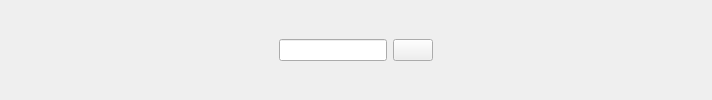
        <widget class="QWidget" name="header_widget" native="true">
         <layout class="QHBoxLayout" name="horizontalLayout_4">
          <item>
           <widget class="QPushButton" name="pushButton_17">
            <property name="styleSheet">
             <string notr="true">border:none;</string>
            </property>
            <property name="text">
             <string/>
            </property>
            <property name="icon">
             <iconset>
              <normaloff>Icon/menu_24dp_000000_FILL0_wght400_GRAD0_opsz24 (1).png</normaloff>Icon/menu_24dp_000000_FILL0_wght400_GRAD0_opsz24 (1).png</iconset>
            </property>
            <property name="iconSize">
             <size>
              <width>35</width>
              <height>35</height>
             </size>
            </property>
            <property name="checkable">
             <bool>true</bool>
            </property>
           </widget>
          </item>
          <item>
           <spacer name="horizontalSpacer">
            <property name="orientation">
             <enum>Qt::Horizontal</enum>
            </property>
            <property name="sizeHint" stdset="0">
             <size>
              <width>230</width>
              <height>28</height>
             </size>
            </property>
           </spacer>
          </item>
          <item>
           <layout class="QHBoxLayout" name="horizontalLayout">
            <item>
             <widget class="QLineEdit" name="lineEdit"/>
            </item>
            <item>
             <widget class="QPushButton" name="pushButton_18">
              <property name="text">
               <string/>
              </property>
              <property name="icon">
               <iconset>
                <normaloff>Icon/search_24dp_000000_FILL0_wght400_GRAD0_opsz24.png</normaloff>Icon/search_24dp_000000_FILL0_wght400_GRAD0_opsz24.png</iconset>
              </property>
              <property name="iconSize">
               <size>
                <width>25</width>
                <height>25</height>
               </size>
              </property>
             </widget>
            </item>
           </layout>
          </item>
          <item>
           <spacer name="horizontalSpacer_2">
            <property name="orientation">
             <enum>Qt::Horizontal</enum>
            </property>
            <property name="sizeHint" stdset="0">
             <size>
              <width>230</width>
              <height>28</height>
             </size>
            </property>
           </spacer>
          </item>
          <item>
           <widget class="QPushButton" name="pushButton_19">
            <property name="styleSheet">
             <string notr="true">border:none;</string>
            </property>
            <property name="text">
             <string/>
            </property>
            <property name="icon">
             <iconset>
              <normaloff>Icon/account_circle_24dp_000000_FILL0_wght400_GRAD0_opsz24.png</normaloff>Icon/account_circle_24dp_000000_FILL0_wght400_GRAD0_opsz24.png</iconset>
            </property>
            <property name="iconSize">
             <size>
              <width>35</width>
              <height>35</height>
             </size>
            </property>
           </widget>
          </item>
         </layout>
        </widget>
